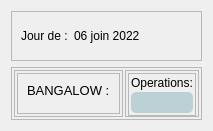
                     <widget class="QWidget" name="home">
                      <property name="styleSheet">
                       <string notr="true"/>
                      </property>
                      <layout class="QVBoxLayout" name="verticalLayout_22">
                       <item>
                        <widget class="QFrame" name="frame">
                         <property name="sizePolicy">
                          <sizepolicy hsizetype="Preferred" vsizetype="Fixed">
                           <horstretch>0</horstretch>
                           <verstretch>0</verstretch>
                          </sizepolicy>
                         </property>
                         <property name="minimumSize">
                          <size>
                           <width>0</width>
                           <height>50</height>
                          </size>
                         </property>
                         <property name="frameShape">
                          <enum>QFrame::StyledPanel</enum>
                         </property>
                         <property name="frameShadow">
                          <enum>QFrame::Raised</enum>
                         </property>
                         <layout class="QVBoxLayout" name="verticalLayout_23">
                          <item>
                           <layout class="QHBoxLayout" name="horizontalLayout_6">
                            <item>
                             <widget class="QLabel" name="label_2">
                              <property name="sizePolicy">
                               <sizepolicy hsizetype="Fixed" vsizetype="Preferred">
                                <horstretch>0</horstretch>
                                <verstretch>0</verstretch>
                               </sizepolicy>
                              </property>
                              <property name="text">
                               <string>Jour de :</string>
                              </property>
                             </widget>
                            </item>
                            <item>
                             <widget class="QLabel" name="label_3">
                              <property name="text">
                               <string>06 join 2022</string>
                              </property>
                             </widget>
                            </item>
                           </layout>
                          </item>
                         </layout>
                        </widget>
                       </item>
                       <item>
                        <widget class="QFrame" name="frame_2">
                         <property name="frameShape">
                          <enum>QFrame::StyledPanel</enum>
                         </property>
                         <property name="frameShadow">
                          <enum>QFrame::Raised</enum>
                         </property>
                         <layout class="QHBoxLayout" name="horizontalLayout_7">
                          <property name="spacing">
                           <number>2</number>
                          </property>
                          <property name="leftMargin">
                           <number>2</number>
                          </property>
                          <property name="topMargin">
                           <number>2</number>
                          </property>
                          <property name="rightMargin">
                           <number>2</number>
                          </property>
                          <property name="bottomMargin">
                           <number>2</number>
                          </property>
                          <item>
                           <widget class="QFrame" name="frame_4">
                            <property name="frameShape">
                             <enum>QFrame::StyledPanel</enum>
                            </property>
                            <property name="frameShadow">
                             <enum>QFrame::Raised</enum>
                            </property>
                            <layout class="QVBoxLayout" name="verticalLayout_24">
                             <property name="spacing">
                              <number>2</number>
                             </property>
                             <property name="leftMargin">
                              <number>2</number>
                             </property>
                             <property name="topMargin">
                              <number>2</number>
                             </property>
                             <property name="rightMargin">
                              <number>2</number>
                             </property>
                             <property name="bottomMargin">
                              <number>2</number>
                             </property>
                             <item>
                              <widget class="QFrame" name="frame_6">
                               <property name="frameShape">
                                <enum>QFrame::StyledPanel</enum>
                               </property>
                               <property name="frameShadow">
                                <enum>QFrame::Raised</enum>
                               </property>
                               <layout class="QVBoxLayout" name="verticalLayout_25">
                                <item>
                                 <widget class="QLabel" name="label_4">
                                  <property name="sizePolicy">
                                   <sizepolicy hsizetype="Preferred" vsizetype="Fixed">
                                    <horstretch>0</horstretch>
                                    <verstretch>0</verstretch>
                                   </sizepolicy>
                                  </property>
                                  <property name="font">
                                   <font>
                                    <family>Segoe UI</family>
                                    <pointsize>10</pointsize>
                                    <weight>50</weight>
                                    <italic>false</italic>
                                    <bold>false</bold>
                                   </font>
                                  </property>
                                  <property name="text">
                                   <string>BANGALOW :</string>
                                  </property>
                                 </widget>
                                </item>
                                <item>
                                 <widget class="QFrame" name="frame_7">
                                  <property name="styleSheet">
                                   <string notr="true">background-color: #BCD1D6;
border-radius : 5px;
border-color: #243E5B;</string>
                                  </property>
                                  <property name="frameShape">
                                   <enum>QFrame::StyledPanel</enum>
                                  </property>
                                  <property name="frameShadow">
                                   <enum>QFrame::Raised</enum>
                                  </property>
                                 </widget>
                                </item>
                               </layout>
                              </widget>
                             </item>
                            </layout>
                           </widget>
                          </item>
                          <item>
                           <widget class="QFrame" name="frame_3">
                            <property name="maximumSize">
                             <size>
                              <width>250</width>
                              <height>16777215</height>
                             </size>
                            </property>
                            <property name="frameShape">
                             <enum>QFrame::StyledPanel</enum>
                            </property>
                            <property name="frameShadow">
                             <enum>QFrame::Raised</enum>
                            </property>
                            <layout class="QVBoxLayout" name="verticalLayout_27">
                             <property name="spacing">
                              <number>2</number>
                             </property>
                             <property name="leftMargin">
                              <number>2</number>
                             </property>
                             <property name="topMargin">
                              <number>2</number>
                             </property>
                             <property name="rightMargin">
                              <number>2</number>
                             </property>
                             <property name="bottomMargin">
                              <number>0</number>
                             </property>
                             <item>
                              <widget class="QFrame" name="frame_9">
                               <property name="maximumSize">
                                <size>
                                 <width>16777215</width>
                                 <height>10000</height>
                                </size>
                               </property>
                               <property name="frameShape">
                                <enum>QFrame::StyledPanel</enum>
                               </property>
                               <property name="frameShadow">
                                <enum>QFrame::Raised</enum>
                               </property>
                               <layout class="QVBoxLayout" name="verticalLayout_28">
                                <property name="spacing">
                                 <number>2</number>
                                </property>
                                <property name="leftMargin">
                                 <number>2</number>
                                </property>
                                <property name="topMargin">
                                 <number>2</number>
                                </property>
                                <property name="rightMargin">
                                 <number>2</number>
                                </property>
                                <property name="bottomMargin">
                                 <number>2</number>
                                </property>
                                <item>
                                 <widget class="QLabel" name="label_6">
                                  <property name="sizePolicy">
                                   <sizepolicy hsizetype="Preferred" vsizetype="Fixed">
                                    <horstretch>0</horstretch>
                                    <verstretch>0</verstretch>
                                   </sizepolicy>
                                  </property>
                                  <property name="text">
                                   <string>Operations:</string>
                                  </property>
                                  <property name="alignment">
                                   <set>Qt::AlignHCenter|Qt::AlignTop</set>
                                  </property>
                                 </widget>
                                </item>
                                <item>
                                 <widget class="QFrame" name="frame_11">
                                  <property name="maximumSize">
                                   <size>
                                    <width>16777215</width>
                                    <height>2000</height>
                                   </size>
                                  </property>
                                  <property name="styleSheet">
                                   <string notr="true">background-color: #BCD1D6;
border-radius : 5px;
border-color: #243E5B;</string>
                                  </property>
                                  <property name="frameShape">
                                   <enum>QFrame::StyledPanel</enum>
                                  </property>
                                  <property name="frameShadow">
                                   <enum>QFrame::Raised</enum>
                                  </property>
                                 </widget>
                                </item>
                               </layout>
                              </widget>
                             </item>
                            </layout>
                           </widget>
                          </item>
                         </layout>
                        </widget>
                       </item>
                      </layout>
                     </widget>
